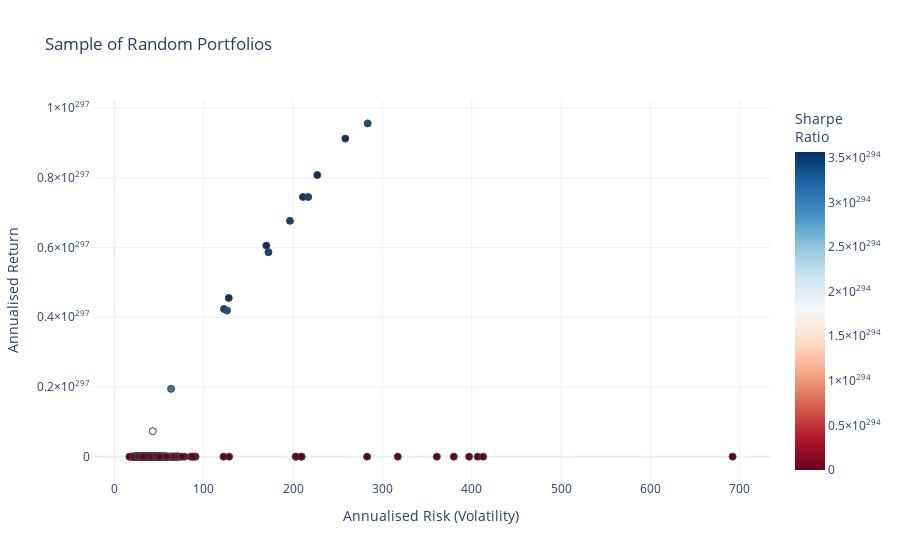

Here is the notebook cell this chart was saved with:
### Code cell
#-- Plot the risk vs. return of randomly generated portfolios
#- Convert the list from before into an array for easy plotting
mean_variance_pairs = np.array(mean_variance_pairs)
risk_free_rate=0 #-- Include risk free rate here for sharpe ratio

#-- Create Plot
fig = go.Figure()
fig.add_trace(go.Scatter(x=mean_variance_pairs[:,1]**0.5, 
                         y=mean_variance_pairs[:,0], 
                      #- Add color scale for sharpe ratio   
                      marker=dict(color=(mean_variance_pairs[:,0]-risk_free_rate)/(mean_variance_pairs[:,1]**0.5), 
                                  showscale=True, 
                                  size=7,
                                  line=dict(width=1),
                                  colorscale="RdBu",
                                  colorbar=dict(title="Sharpe<br>Ratio")
                                 ), 
                      mode='markers'))
#- Add title/labels
fig.update_layout(template='plotly_white',
                  xaxis=dict(title='Annualised Risk (Volatility)'),
                  yaxis=dict(title='Annualised Return'),
                  title='Sample of Random Portfolios',
                  coloraxis_colorbar=dict(title="Sharpe Ratio"))

### Figure 1 — Plotly figure (JSON) as saved in the notebook; plotly's stock layout.template omitted (floating-point values rounded to 4 significant figures; data arrays with more than 128 entries replaced by an {"elided": "..."} marker saying what was removed)
{"data": [{"marker": {"color": {"elided": "1000 float values"}, "colorbar": {"title": {"text": "Sharpe<br>Ratio"}}, "colorscale": [[0, "rgb(103,0,31)"], [0.1, "rgb(178,24,43)"], [0.2, "rgb(214,96,77)"], [0.3, "rgb(244,165,130)"], [0.4, "rgb(253,219,199)"], [0.5, "rgb(247,247,247)"], [0.6, "rgb(209,229,240)"], [0.7, "rgb(146,197,222)"], [0.8, "rgb(67,147,195)"], [0.9, "rgb(33,102,172)"], [1, "rgb(5,48,97)"]], "line": {"width": 1}, "showscale": true, "size": 7}, "mode": "markers", "type": "scatter", "x": {"elided": "1000 float values"}, "y": {"elided": "1000 float values"}}], "layout": {"coloraxis": {"colorbar": {"title": {"text": "Sharpe Ratio"}}}, "title": {"text": "Sample of Random Portfolios"}, "xaxis": {"title": {"text": "Annualised Risk (Volatility)"}}, "yaxis": {"title": {"text": "Annualised Return"}}}}
